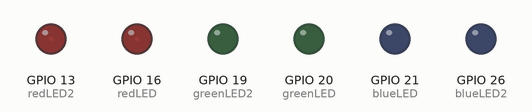
Bench run of a program on a simulated Raspberry Pi (BCM pin numbers). Shown: output pins drawn as LEDs (lit = HIGH). What the program prints to the terminal is not drawn.

Above: at 0.05 s.
At 1.05 s:
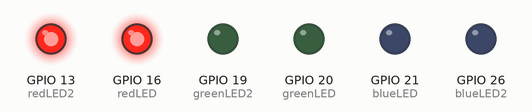
At 2.1 s:
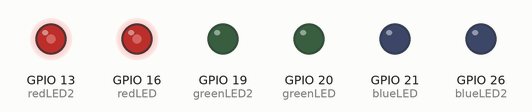
At 4.2 s:
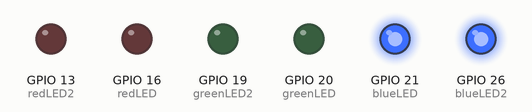
At 6.7 s:
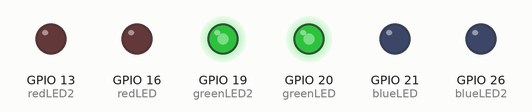
At 8.35 s:
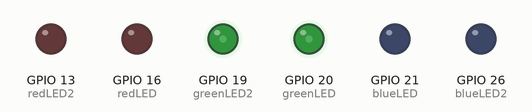
Timing chart, 0 to 11.8 s (numbered marks = the images above):
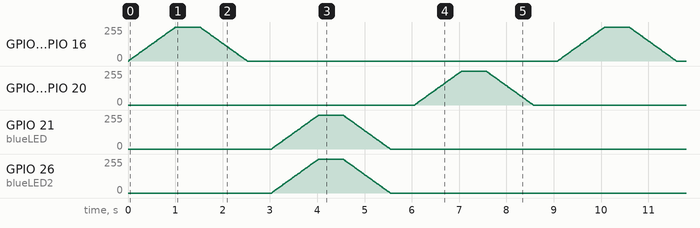

The program:

RGBLED.py
```python
import RPi.GPIO as GPIO             #import the raspberry pi GPIO library, to be able to use them.
from time import sleep              #import the sleep library, which responsible to do the timing stuff.


redLED = 16
greenLED = 20
blueLED = 21

redLED2 = 13
greenLED2 = 19
blueLED2 = 26

GPIO.setwarnings(False)   #disable warnings
GPIO.setmode(GPIO.BCM)         #set pin numbering system to the (Broadcom chip channel numbering).

GPIO.setup(redLED,GPIO.OUT)     #set the red LED pin(GPIO18) to an output pin.
GPIO.setup(blueLED,GPIO.OUT)    #set the blue LED pin(GPIO12) to an output pin.
GPIO.setup(greenLED,GPIO.OUT)   #set the green LED pin(GPIO19) to an output pin.

GPIO.setup(redLED2,GPIO.OUT)     #set the red LED pin(GPIO18) to an output pin.
GPIO.setup(blueLED2,GPIO.OUT)    #set the blue LED pin(GPIO12) to an output pin.
GPIO.setup(greenLED2,GPIO.OUT)   #set the green LED pin(GPIO19) to an output pin.


red_pwm = GPIO.PWM(redLED,1000)               #create PWM instance with 1000Hz frequency.
blue_pwm = GPIO.PWM(blueLED,1000)             #create PWM instance with 1000Hz frequency.
green_pwm = GPIO.PWM(greenLED,1000)           #create PWM instance with 1000Hz frequency.

red_pwm2 = GPIO.PWM(redLED2,1000)               #create PWM instance with 1000Hz frequency.
blue_pwm2 = GPIO.PWM(blueLED2,1000)             #create PWM instance with 1000Hz frequency.
green_pwm2 = GPIO.PWM(greenLED2,1000)           #create PWM instance with 1000Hz frequency.

red_pwm.start(0)                  #start red LED PWM pin with 0% initial Duty Cycle (OFF).
blue_pwm.start(0)                             #start blue LED PWM pin with 0% initial Duty Cycle (OFF).
green_pwm.start(0)                            #start green LED PWM pin with 0% initial Duty Cycle (OFF).

red_pwm2.start(0)                  #start red LED PWM pin with 0% initial Duty Cycle (OFF).
blue_pwm2.start(0)                             #start blue LED PWM pin with 0% initial Duty Cycle (OFF).
green_pwm2.start(0)                            #start green LED PWM pin with 0% initial Duty Cycle (OFF).

print("AH Shit! Here we go again! Press CTRL+C to exit")    #Take Care, Meme LORD.

try:
    while True:                                         #the start of the actual program.
        for duty in range(0,101,1):                     #imolement a "for loop" responsible for increasing the red LED light brightness.
            red_pwm.ChangeDutyCycle(duty)               #provide duty cycle in the range 0-100.
            red_pwm2.ChangeDutyCycle(duty)               #provide duty cycle in the range 0-100.
            sleep(0.01)                                 #wait 0.01 sec. between each iteration.
        sleep(0.5)                                      #wait 0.5 sec. after the "for loop" is done.

        for duty in range(100,-1,-1):                   #implement a "for loop" responsible for decreasing the red LED light brightness.
            red_pwm.ChangeDutyCycle(duty)               #provide duty cycle in the range 100-0.
            red_pwm2.ChangeDutyCycle(duty)               #provide duty cycle in the range 0-100.
            sleep(0.01)                                 #wait 0.01 sec. between each iteration.
        sleep(0.5)                                      #wait 0.5 sec. after the "for loop" is done.

        for duty in range (0, 101, 1):                  #repeat the previous logic but this time with the blue LED.
            blue_pwm.ChangeDutyCycle(duty)
            blue_pwm2.ChangeDutyCycle(duty)
            sleep(0.01)
        sleep(0.5)

        for duty in range (100, -1, -1):                #repeat the previous logic but this time with the blue LED.
            blue_pwm.ChangeDutyCycle(duty)
            blue_pwm2.ChangeDutyCycle(duty)
            sleep(0.01)
        sleep(0.5)

        for duty in range(0,101,1):                     #repeat the previous logic but this time with the green LED.
            green_pwm.ChangeDutyCycle(duty)
            green_pwm2.ChangeDutyCycle(duty)
            sleep(0.01)
        sleep(0.5)

        for duty in range(100,-1,-1):
#repeat the previous logic but this time with the green LED.
            green_pwm.ChangeDutyCycle(duty)
            green_pwm2.ChangeDutyCycle(duty)
            sleep(0.01)
        sleep(0.5)

except KeyboardInterrupt:   # If CTRL+C is pressed, exit cleanly:
    red_pwm.stop()        # stop red PWM
    blue_pwm.stop()             # stop blue PWM
    green_pwm.stop()            # stop green  PWM
    red_pwm2.stop()        # stop red PWM
    blue_pwm2.stop()             # stop blue PWM
    green_pwm2.stop()            # stop green  PWM
    GPIO.cleanup()              # cleanup all GPIO
```
